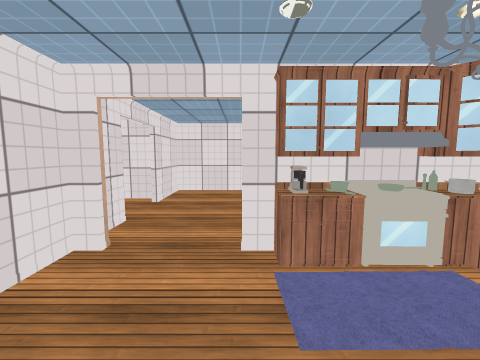
view 1 (above)

17 first-person views from a walk through a Unity game level. The camera is 1.4 m above the floor, tilts 6° down and sees 90° across. The floor is counted in squares, 1 m on a side. Each view is taken from the middle of a square. On the plan, view 1 faces up. The plan holds only what a view shows up to about 13 squares ahead; the rest is blank. The player is left out. Some surface patterns are stand-ins.

view 2
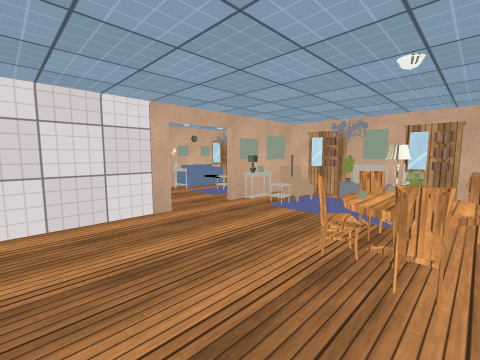

view 3
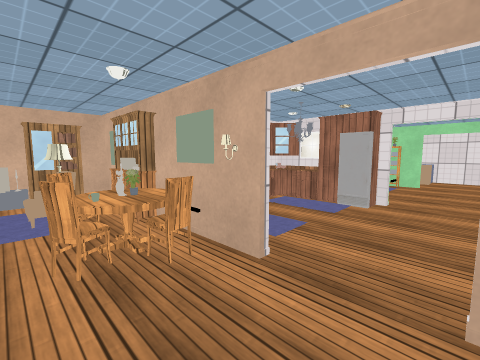

view 4
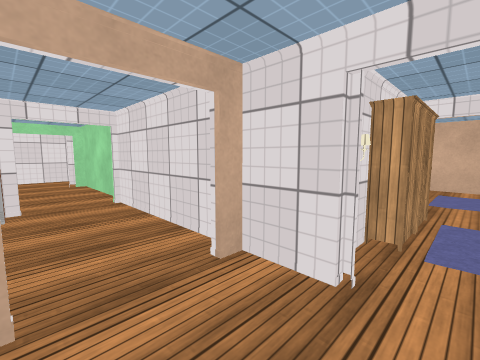

view 5
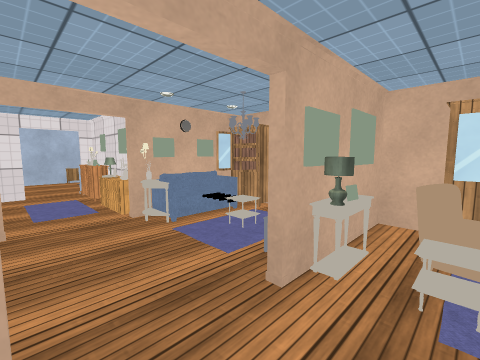

view 6
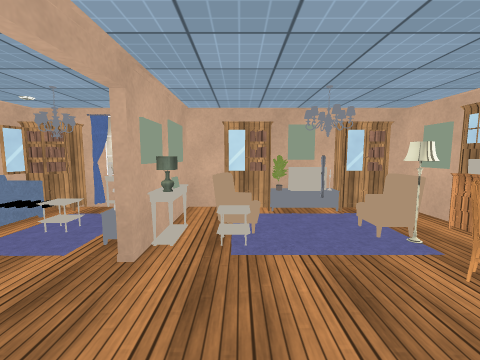

view 7
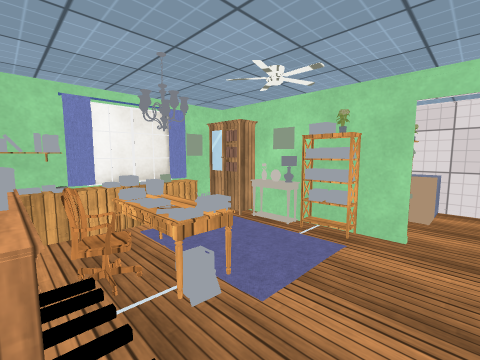

view 8
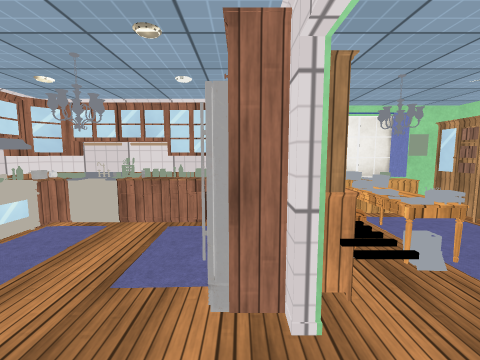

view 9
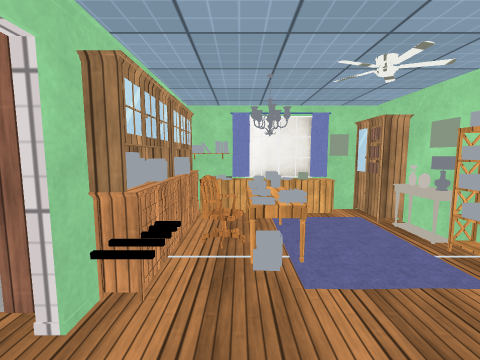

view 10
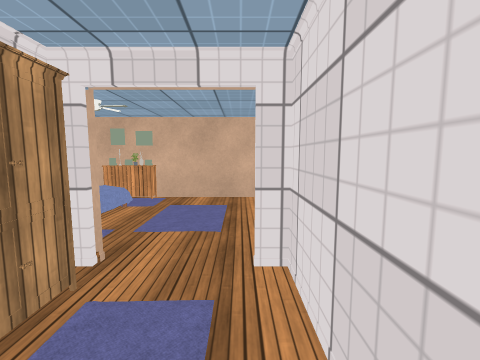

view 11
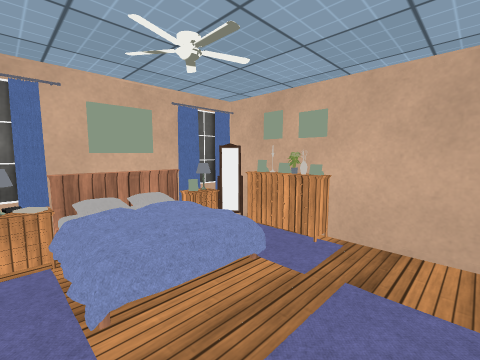

view 12
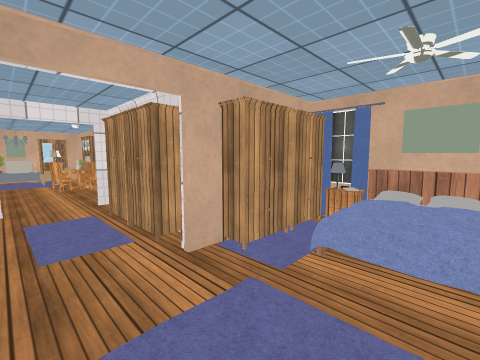

view 13
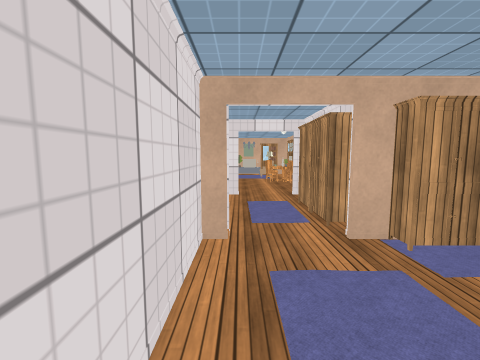

view 14
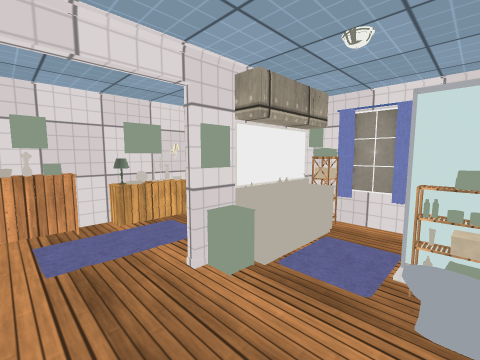

view 15
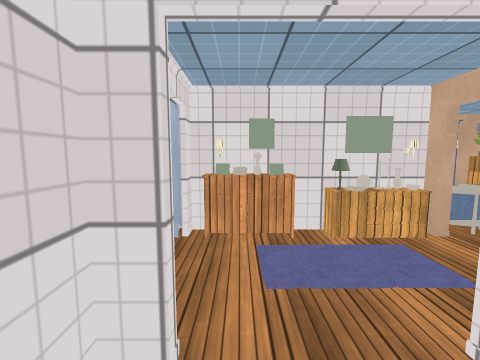

view 16
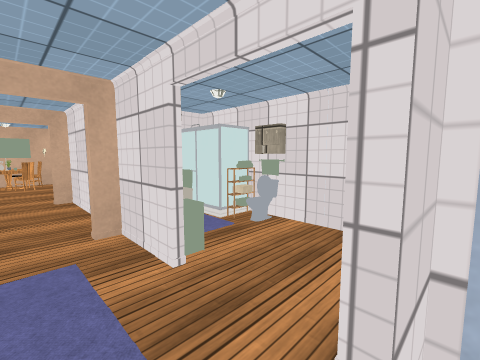

view 17
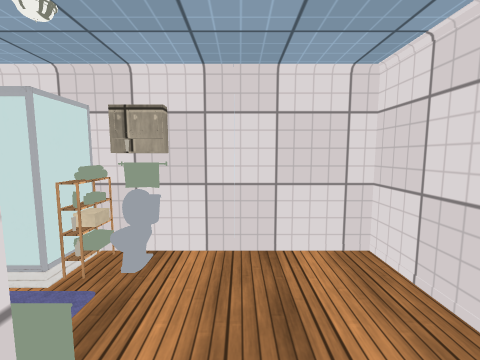

### Floor plan
Points are (right, up) in squares from view 1. A wall is a line through its corners. A room is listed if a view was taken in it or the views show most of it. See-through windows are left out.
Room 1 (views 1, 2, 3, 4, 5, 6, 7, 8, 9, 14, 15, 16, 17)
walls: (-2.4, 5) (-2.4, -1.6); (-2, 3.4) (-2.5, 3.4); (-2.5, 3.6) (-2, 3.6); (4.8, 3.6) (6.4, 3.6) (6.4, 4.4); (1, 9.4) (-2.4, 9.4) (-2.4, 7); (6.4, 5.4) (6.4, 9.4) (5.4, 9.4); (3.4, -0.2) (3.4, 2.6); (0.6, 11.6) (0.6, 9.6) (1, 9.6); (-1.1, 12) (-0.5, 12); (6.4, 11.4) (6.4, 12.2); (-2.6, -2.7) (-2.6, -6.4) (-2, -6.4); (3.9, 13.4) (3.4, 13.4); (3.4, 14) (3.4, 17.9) (3, 17.9); (-2.2, 15) (-2.2, 14.5); (0.4, -6.4) (3, -6.4); (1.5, 17.9) (0.9, 17.9); (0.4, 17.9) (-2.4, 17.9) (-2.4, 13.9); (-2.6, -9.4) (0.2, -9.4)
ways out: opening at (-3, 6.5) to room 2; opening at (2, 18)
objects: other object (-2, 13); other object (-2, 14); other object (-1, -8); other object (-1, 13); other object (-1, 14); other object (0, -9); other object (0, -7); other object (0, -2) to (1, -2); other object (0, -1) to (1, -1); other object (0, 12); other object (0, 13); other object (0, 14) to (0, 15); other object (1, -6); other object (1, -5) to (3, -5); other object (1, -4) to (3, -3); other object (1, 1); other object (1, 3); other object (1, 4); other object (1, 5) to (2, 5); other object (1, 6); other object (2, -6); other object (2, -3); other object (2, -2) to (3, -2); other object (2, -1); other object (2, 2); other object (2, 3); other object (2, 4); other object (2, 6); other object (2, 15); other object (3, -6); other object (3, -1); other object (3, 0); other object (3, 1); other object (3, 2); other object (3, 3); other object (3, 4) to (4, 4); other object (3, 5); other object (3, 7) to (5, 8); other object (3, 13); other object (3, 14); other object (3, 15); other object (3, 16) to (3, 17); other object (4, -6); other object (4, -5); other object (4, -4); other object (4, -3); other object (4, -2); other object (4, 9); other object (4, 11); other object (4, 11) to (5, 12); other object (4, 13); other object (5, 5); other object (5, 9); other object (5, 10); other object (5, 13); other object (6, 5); other object (6, 6); other object (6, 7); other object (6, 8); other object (6, 10); other object (6, 11) to (6, 12); other object (6, 13)
Room 2 (views 10, 11, 12, 13)
walls: (-7.1, 4.5) (-7.1, 5.3); (-7.1, 7.1) (-7.1, 7.8); (-6.9, 7.6) (-6.9, 7.1); (-4.1, 4.8) (-3.6, 4.8); (-10.5, 1.8) (-9.4, 1.8); (-11.9, 7.5) (-11.9, 4.5); (-2.8, 7.6) (-10.5, 7.6)
ways out: opening at (-3, 6.5) to room 1
objects: other object (-12, 3); other object (-12, 4); other object (-11, 2); other object (-11, 3); other object (-10, 3) to (-10, 4); other object (-9, 2); other object (-9, 3); other object (-8, 2); other object (-7, 3); other object (-7, 4); other object (-6, 5); other object (-5, 5)

Positions as (right, up) in squares from view 1, and headings:
1: (0, 0), facing up
2: (-2, 4), facing up-right
3: (-2, 6), facing down-right
4: (0, 6), facing down-left
5: (1, 8), facing up-right
6: (0, 8), facing right
7: (-1, -2), facing down-right
8: (-2, -1), facing right
9: (-2, -3), facing right
10: (-4, 7), facing left
11: (-8, 6), facing down-left
12: (-10, 7), facing down-right
13: (-11, 7), facing right
14: (-2, 17), facing down-right
15: (-1, 17), facing right
16: (2, 18), facing down-left
17: (1, 16), facing left
